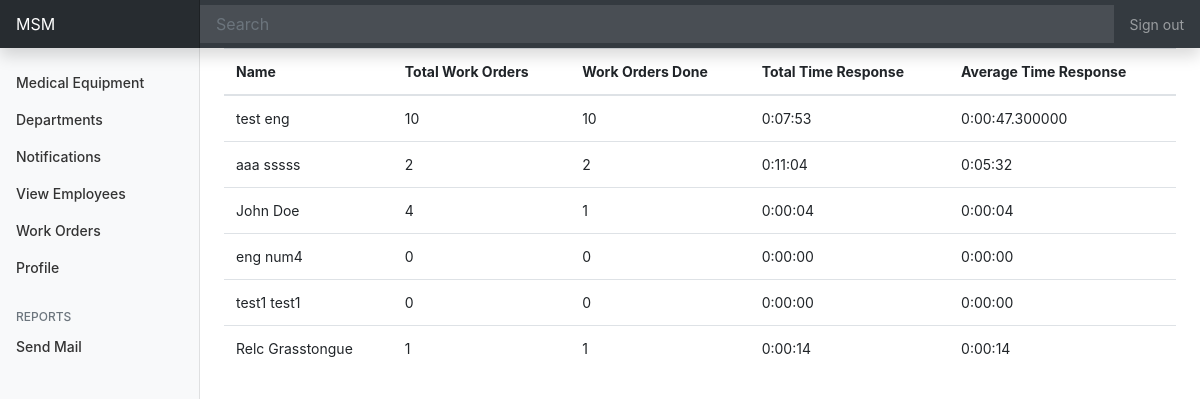
The app's page /workflow/staff-response/ (signed in) with its own data.
### med/models.py (models this page shows, shortened)
class Engineer(User):
    is_approved = models.BooleanField(_("Approved"), default=False)
    current_hospital = models.ForeignKey(Hospital, null=True, on_delete=models.CASCADE) #should it be cascade?
    is_busy = models.BooleanField(_("Busy"), default=False)
    total_orders = models.IntegerField(_("Total Work Orders"), default=0)
    orders_done = models.IntegerField(_("Total Work Orders Done"), default=0)
    start_time = models.IntegerField(default=0)
    total_response_time = models.DurationField(_("Total_Response Time"), default=datetime.timedelta())
    average_response_time = models.DurationField(_("Average_Response Time"), default=datetime.timedelta())
    objects = EngineerManager()

### authentication/models.py (models this page shows, shortened)
class User(AbstractUser):
    class Types(models.TextChoices):
        MANAGER = "MANAGER", "manager"
        ENGINEER = "ENGINEER", "engineer"
        DOCTOR = "DOCTOR", "doctor"
    email = models.EmailField(_('email address'), unique=True)
    type = models.CharField(_("Type"), max_length= 50, choices=Types.choices, default = Types.MANAGER)
    in_hospital = models.BooleanField(_("Currently registered in a hospital"), default=False)
    USERNAME_FIELD = 'email'
    REQUIRED_FIELDS = []
    objects = CustomUserManager()

### workflow/views.py (the view)
# urls.py: path('staff-response/', Staff_Response.as_view(), name = 'staff-response'),
class Staff_Response(LoginRequiredMixin, ListView):
    model = User
    template_name ='workflow/staff_response.html'
    def get_queryset(self):
        current_man = Manager.objects.get(id = self.request.user.id)
        engs = current_man.hospital.engineer_set.all()
        object_list = [eng for eng in engs]
        return object_list

### med/models.py (called while the page is built)
    def get_queryset(self, *args, **kwargs):
        return super().get_queryset(*args, **kwargs).filter(type=User.Types.MANAGER)

    def get_queryset(self, *args, **kwargs):
        return super().get_queryset(*args, **kwargs).filter(type=User.Types.ENGINEER)

### workflow/templates/workflow/staff_response.html (shortened to what this page needs)
{% extends 'dashboard/base.html' %}
{% block content %}
<table class="table">
    <thead>
      <tr>
        <th scope="col">Name</th>
        <th scope="col">Total Work Orders</th>
        <th scope="col">Work Orders Done</th>
        <th scope="col">Total Time Response</th>
        <th scope="col">Average Time Response</th>
      </tr>
    </thead>
    <tbody>
        {% for user in object_list %}
            <tr>
                <td>{{ user.first_name }} {{user.last_name}}</td>
                <td>{{ user.total_orders }}</td>
                <td>{{ user.orders_done }}</td>
                <td>{{ user.total_response_time }}</td>
                <td>{{ user.average_response_time }}</td>
            </tr>
        {% endfor %}
    </tbody>
  </table>
{% endblock %}

### dashboard/static/dashboard/accsess.css (style rules this page uses)
body { font-size: .875rem; }

### records on screen
Engineer: first_name "test", last_name "eng", total_orders "10", orders_done "10", total_response_time "0:07:53", average_response_time "0:00:47.300000"
Engineer: first_name "aaa", last_name "sssss", total_orders "2", orders_done "2", total_response_time "0:11:04", average_response_time "0:05:32"
Engineer: first_name "John", last_name "Doe", total_orders "4", orders_done "1", total_response_time "0:00:04", average_response_time "0:00:04"
Engineer: first_name "eng", last_name "num4", total_orders "0", orders_done "0", total_response_time "0:00:00", average_response_time "0:00:00"
Engineer: first_name "test1", last_name "test1", total_orders "0", orders_done "0", total_response_time "0:00:00", average_response_time "0:00:00"
Engineer: first_name "Relc", last_name "Grasstongue", total_orders "1", orders_done "1", total_response_time "0:00:14", average_response_time "0:00:14"
